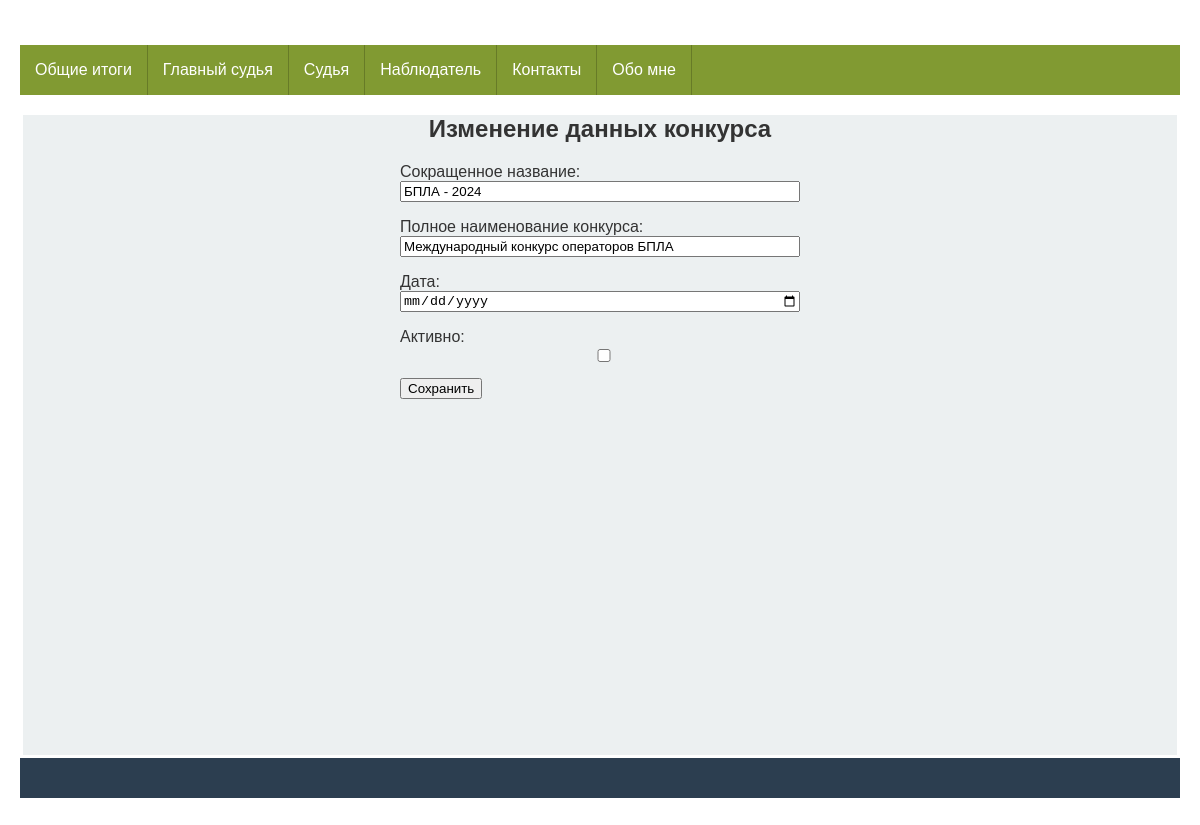
/competitions/edit/4/, run on the app's committed database.
### app_for_competitions/models.py (models this page shows, shortened)
class Competition(models.Model):
    class Meta:
        db_table = 'competitions'
        verbose_name = _('Соревнования')
    name = models.CharField(_('Сокращенное название'), max_length=50)
    fullname = models.CharField(_('Полное наименование конкурса'), max_length=200,
                                default=None)
    date = models.DateField(_('Дата проведения'),
                            help_text="Дата начала")
    active = models.BooleanField(_('Активен'), default=True)

### app_for_competitions/views.py (the view, shortened to what this page needs)
# urls.py: path('edit/<int:pk>/', edit_competition, name='edit_competition'),
def edit_competition(request, pk):
    competition = get_object_or_404(Competition, id=pk)
    if request.method == 'GET':
        context = {'form': CompetitionForm(instance=competition), 'id': pk}
        return render(request, 'app_for_competitions/edit_competition.html', context)

### app_for_competitions/forms.py (shortened to what this page needs)
class CompetitionForm(forms.ModelForm):
    class Meta:
        model = Competition
        fields = ['name', 'fullname']
    date = forms.DateField(label=_("Дата"), initial=datetime.date.today,
                           widget=forms.DateInput(attrs={
                               'class': 'form-control',
                               'type' : 'date'  # теперь календарь
                           }))
    active = forms.BooleanField(label=_("Активно"), required=False, widget=forms.CheckboxInput(
        attrs={'class': 'form-check-input'}))

### app_for_competitions/templates/app_for_competitions/edit_competition.html (shortened to what this page needs)
{% extends 'base.html' %}
{% load static %}
{% block content %}
<h2 class="center">{% if id %} Изменение данных конкурса {% else %} Добавление нового конкурса {% endif %}</h2>
<form method="post" novalidate>
    {{ form.as_p }}
    <input type="submit" value="{% if id %}Сохранить{% else %}Добавить{% endif %}"/>
</form>
{% endblock content %}

### static/css/stylesheet.css (style rules this page uses)
body { margin: 0; }
* { box-sizing: border-box; }
.center { text-align: center; }
* { -moz-box-sizing: border-box; -webkit-box-sizing: border-box; box-sizing: border-box; }
html { color: #333333; font-size: 62.5%; }
body { font: normal 16px Tahoma, Geneva, Helvetica, sans-serif; margin: 0 auto; padding: 0; }
@media only all and (min-width: 760px) { body { padding: 20px; padding: 2rem; } }
form { max-width: 400px; margin: 0 auto; border: 1px solid # }
label, input, textarea, select { display: block; width: 100%; }
input[type='submit'] { display: inline-block; width: auto; }

### data on the page
Competition: name "БПЛА - 2024", fullname "Международный конкурс операторов БПЛА"
